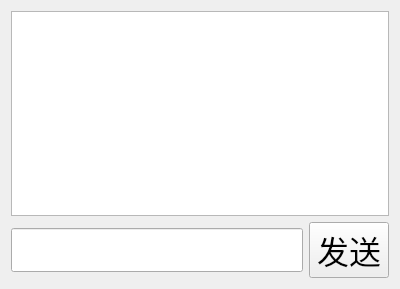
<?xml version="1.0" encoding="UTF-8"?>
<ui version="4.0">
 <class>PrivateChat</class>
 <widget class="QWidget" name="PrivateChat">
  <property name="geometry">
   <rect>
    <x>0</x>
    <y>0</y>
    <width>400</width>
    <height>289</height>
   </rect>
  </property>
  <property name="windowTitle">
   <string>Form</string>
  </property>
  <layout class="QVBoxLayout" name="verticalLayout_2">
   <item>
    <layout class="QVBoxLayout" name="verticalLayout">
     <item>
      <widget class="QTextEdit" name="showMsg_te">
       <property name="font">
        <font>
         <family>Arial</family>
         <pointsize>24</pointsize>
        </font>
       </property>
      </widget>
     </item>
     <item>
      <layout class="QHBoxLayout" name="horizontalLayout">
       <item>
        <widget class="QLineEdit" name="inputMsg_le">
         <property name="font">
          <font>
           <family>Arial</family>
           <pointsize>24</pointsize>
          </font>
         </property>
        </widget>
       </item>
       <item>
        <widget class="QPushButton" name="sendMsg_pb">
         <property name="font">
          <font>
           <family>Arial</family>
           <pointsize>24</pointsize>
          </font>
         </property>
         <property name="text">
          <string>发送</string>
         </property>
        </widget>
       </item>
      </layout>
     </item>
    </layout>
   </item>
  </layout>
 </widget>
 <resources/>
 <connections/>
</ui>
